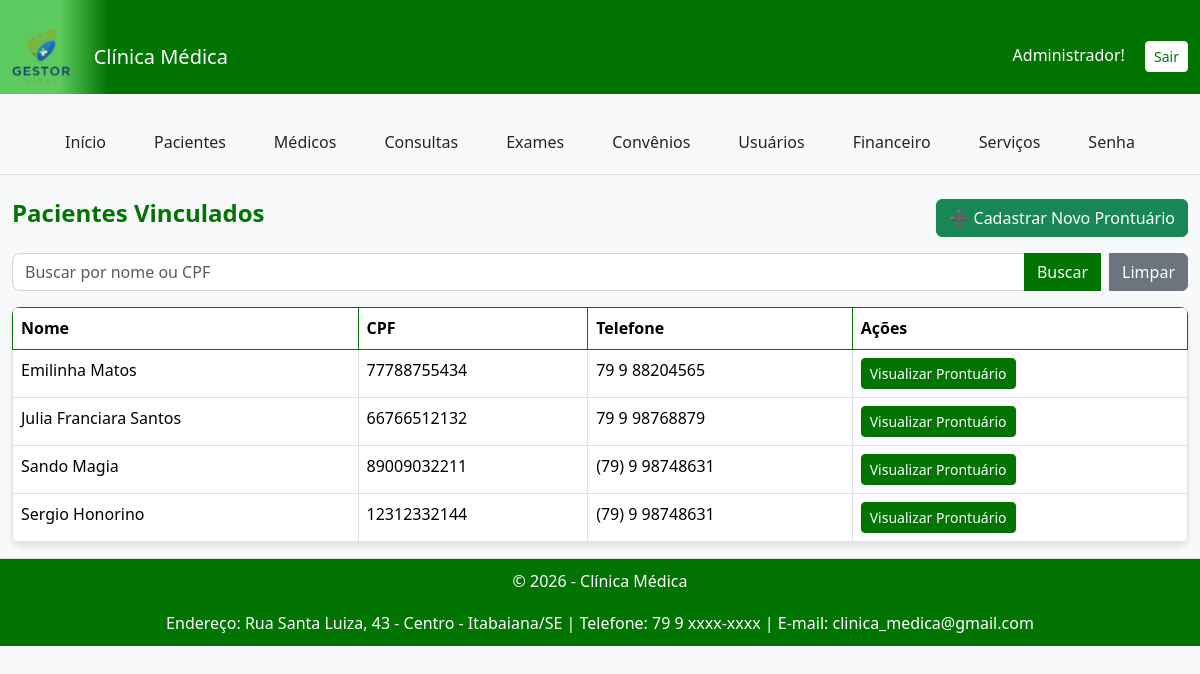
Page /clinica_medica/private/prontuarios/listar.php (signed in) on the committed database.
### tables this page shows
CREATE TABLE `identidade_clinica` (
  `id` int(11) NOT NULL,
  `nome_clinica` varchar(255) NOT NULL,
  `url_logo` varchar(255) DEFAULT NULL,
  `endereco` varchar(255) DEFAULT NULL,
  `telefone` varchar(20) DEFAULT NULL,
  `email` varchar(100) DEFAULT NULL,
  `ultimo_update` timestamp NOT NULL DEFAULT CURRENT_TIMESTAMP ON UPDATE CURRENT_TIMESTAMP,
  `cor_primaria` varchar(7) DEFAULT '#007bff'
);

CREATE TABLE `pacientes` (
  `id` int(11) NOT NULL,
  `nome` varchar(100) NOT NULL,
  `cpf` varchar(14) NOT NULL,
  `data_nascimento` date DEFAULT NULL,
  `telefone` varchar(20) DEFAULT NULL,
  `email` varchar(100) DEFAULT NULL,
  `endereco` text,
  `convenio_id` int(11) DEFAULT NULL,
  `observacoes` text,
  `criado_em` timestamp NOT NULL DEFAULT CURRENT_TIMESTAMP
);

### config/helpers.php (called while the page is built, shortened)
<?php
function get_contrast_color($hexcolor) {
    $hexcolor = ltrim($hexcolor, '#');
    $r = hexdec(substr($hexcolor, 0, 2));
    $g = hexdec(substr($hexcolor, 2, 2));
    $b = hexdec(substr($hexcolor, 4, 2));
    $luminance = (0.299 * $r + 0.587 * $g + 0.114 * $b) / 255;
    return $luminance > 0.5 ? '#000000' : '#FFFFFF';
}
?>

### clinica_medica/private/prontuarios/listar.php (the view, shortened to what this page needs)
<?php
require_once __DIR__ . '/../../config/config.php';
require_once __DIR__ . '/../includes/cabecalho.php';
include_once "../includes/menu.php";
$filtro = trim($_GET['filtro'] ?? '');
$where = '';
$sql = "SELECT p.id, p.nome, p.cpf, p.telefone FROM pacientes p $where ORDER BY p.nome ASC";
$stmt = $conn->prepare($sql);
$stmt->execute();
$result = $stmt->get_result();
?>
<div class="container mt-4">
    <div class="d-flex justify-content-between align-items-center mb-3">
        <h4>Pacientes Vinculados</h4>
        <a href="<?= BASE_URL_PRIVATE ?>prontuarios/formulario.php" class="btn btn-success">➕ Cadastrar Novo Prontuário</a>
    </div>
    <form method="GET" class="mb-3">
        <div class="input-group">
            <input type="text" name="filtro" class="form-control" placeholder="Buscar por nome ou CPF" value="<?= htmlspecialchars($filtro) ?>">
            <button type="submit" class="btn btn-primary">Buscar</button>
            <a href="listar.php" class="btn btn-secondary ms-2">Limpar</a>
        </div>
    </form>
    <?php if ($result->num_rows === 0): ?>
        <p>Nenhum paciente encontrado.</p>
    <?php else: ?>
        <table class="table table-bordered table-hover">
            <thead>
                <tr>
                    <th>Nome</th>
                    <th>CPF</th>
                    <th>Telefone</th>
                    <th>Ações</th>
                </tr>
            </thead>
            <tbody>
                <?php while ($paciente = $result->fetch_assoc()): ?>
                    <tr>
                        <td><?= htmlspecialchars($paciente['nome']) ?></td>
                        <td><?= htmlspecialchars($paciente['cpf']) ?></td>
                        <td><?= htmlspecialchars($paciente['telefone']) ?></td>
                        <td>
                            <form method="post" action="<?= BASE_URL_PRIVATE ?>prontuarios/visualizar.php" style="display:inline;">
                                <button type="submit" class="btn btn-sm btn-primary">Visualizar Prontuário</button>
                            </form>
                        </td>
                    </tr>
                <?php endwhile; ?>
            </tbody>
        </table>
    <?php endif; ?>
</div>
<?php require_once __DIR__ . '/../includes/rodape.php'; ?>

### clinica_medica/private/includes/cabecalho.php (shortened to what this page needs)
<?php
require_once __DIR__ . '/../../config/config.php';
require_once __DIR__ . '/../../../config/helpers.php';
$caminho_base_do_projeto = '/';
$nome_clinica = "Clínica Médica";
$url_logo = "logo_padrao.png";
$cor_primaria = "#007bff";
try {
    $sql = "SELECT nome_clinica, url_logo, cor_primaria FROM identidade_clinica ORDER BY id DESC LIMIT 1";
    $result = $conn->query($sql);
    if ($result && $result->num_rows > 0) {
        $identidade = $result->fetch_assoc();
        $nome_clinica = htmlspecialchars($identidade['nome_clinica']);
        if (!empty($identidade['url_logo'])) {
            $url_logo = htmlspecialchars($identidade['url_logo']);
        }
        if (!empty($identidade['cor_primaria'])) {
            $cor_primaria = htmlspecialchars($identidade['cor_primaria']);
        }
    }
} catch (Exception $e) {
    error_log("Erro ao buscar identidade da clínica: " . $e->getMessage());
}
$nome_pasta_clinica = 'clinica_medica';
$caminho_base_clinica_publica = $caminho_base_do_projeto . $nome_pasta_clinica . '/public/';
$caminho_base_clinica_uploads = $caminho_base_do_projeto . $nome_pasta_clinica . '/';
$cor_contraste = get_contrast_color($cor_primaria);
?>
<!DOCTYPE html>
<html lang="pt-br">
<head>
    <link href="https://cdn.jsdelivr.net/npm/bootstrap@5.3.2/dist/css/bootstrap.min.css" rel="stylesheet">
    <link rel="stylesheet" href="https://cdnjs.cloudflare.com/ajax/libs/font-awesome/6.5.2/css/all.min.css">
    <link rel="stylesheet" href="<?= $caminho_base_clinica_publica . 'assets/css/style.css' ?>">
</head>
<body>
<nav class="navbar navbar-expand-lg navbar-dark navbar-custom">
    <div class="container-fluid">
        <a class="navbar-brand" href="../dashboard.php">
            <img src="<?= $caminho_base_clinica_uploads . $url_logo ?>" alt="Logo da <?= $nome_clinica ?>" class="logo-img">
            <span class="ms-2"><?= $nome_clinica ?></span>
        </a>
        <div>
            <span class="me-3" style="color: <?= $cor_contraste ?>;"><?= htmlspecialchars($_SESSION['usuario_nome']); ?>!</span>
            <a href="<?= $caminho_base_do_projeto ?>logout.php" class="btn btn-sm btn-custom-logout">Sair</a>
        </div>
    </div>
</nav>
<div class="container-fluid">
    <div class="row">

### clinica_medica/private/includes/rodape.php (shortened to what this page needs)
<?php
$dados_rodape = [
    'nome_clinica' => 'Clínica Médica',
    'endereco' => '',
    'telefone' => '',
    'email' => '',
    'cor_primaria' => '#f8f9fa'
];
try {
    if (isset($conn) && $conn->ping()) {
        $sql = "SELECT nome_clinica, endereco, telefone, email, cor_primaria FROM identidade_clinica ORDER BY id DESC LIMIT 1";
        $result = $conn->query($sql);
        if ($result && $result->num_rows > 0) {
            $dados_rodape = $result->fetch_assoc();
        }
    }
} catch (Exception $e) {
    error_log("Erro ao buscar dados do rodapé: " . $e->getMessage());
}
?>
    <footer style="text-align: center; padding: 10px; background-color: <?= htmlspecialchars($dados_rodape['cor_primaria']) ?>; color: white; border-top: 1px solid #dee2e6;">
        <p>&copy; <?= date('Y') ?> - <?= htmlspecialchars($dados_rodape['nome_clinica']) ?></p>
        <p style="margin-bottom: 0;">
            Endereço: <?= htmlspecialchars($dados_rodape['endereco']) ?> |
            Telefone: <?= htmlspecialchars($dados_rodape['telefone']) ?> |
            E-mail: <?= htmlspecialchars($dados_rodape['email']) ?>
        </p>
    </footer>
</body>
</html>

### clinica_medica/public/assets/css/style.css (style rules this page uses)
:root { --primary-color: #007bff; --secondary-color: #6c757d; --background-color: #f8f9fa; --text-color: #343a40; --shadow-light: 0 4px 6px rgba(0, 0, 0, 0.1); --border-radius: 8px; }
body { overflow-y: scroll; background-color: var(--background-color); color: var(--text-color); font-family: 'Segoe UI', 'Roboto', 'Helvetica Neue', Arial, sans-serif; line-height: 1.6; }
h1, h2, h3, h4, h5, h6 { color: var(--primary-color); font-weight: 600; }
.container-fluid { padding-top: 20px; }
.btn-primary { background-color: var(--primary-color); border-color: var(--primary-color); transition: background-color 0.3s ease; }
.table { box-shadow: var(--shadow-light); border-radius: var(--border-radius); overflow: hidden; }
.form-control, .form-select { border-radius: var(--border-radius); border-color: #ced4da; box-shadow: none; transition: border-color 0.2s ease, box-shadow 0.2s ease; }
.navbar-custom { min-height: 60px; }
.navbar-brand { height: 100%; padding-top: 0; padding-bottom: 0; display: flex; align-items: center; }
.logo-img { height: 98%; max-height: 50px; width: auto; object-fit: contain; }
.table thead { background-color: var(--primary-color); color: #fff; border-color: var(--primary-color); }

### rows in the picture
identidade_clinica: url_logo (picture), nome_clinica "Clínica Médica", endereco "Rua Santa Luiza, 43 - Centro - Itabaiana/SE", telefone "79 9 xxxx-xxxx", email "clinica_medica@gmail.com"
pacientes: nome "Emilinha Matos", cpf "77788755434", telefone "79 9 88204565"
pacientes: nome "Julia Franciara Santos", cpf "66766512132", telefone "79 9 98768879"
pacientes: nome "Sando Magia", cpf "89009032211", telefone "(79) 9 98748631"
pacientes: nome "Sergio Honorino", cpf "12312332144", telefone "(79) 9 98748631"

### other values in the picture
$_SESSION['usuario_nome'] "Administrador"
$nome "Início"
$nome "Pacientes"
$nome "Médicos"
$nome "Consultas"
$nome "Exames"
$nome "Convênios"
$nome "Usuários"
$nome "Financeiro"
$nome "Serviços"
$nome "Senha"
